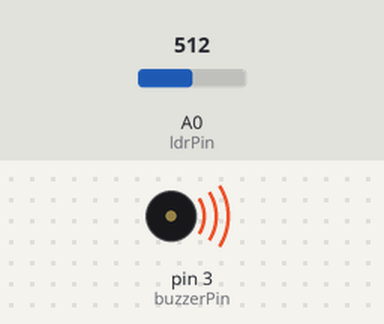
Bench run of a sketch on a simulated Arduino Uno, built with avr-gcc and run on an emulated ATmega328P. Shown: buzzer (waves = sounding). The inputs (shaded band) are chosen by the test bench; at power-on: A0 (ldrPin) = 512.

Above: at 1.25 s.
1.3 s: A0 (ldrPin) set to 109
4.3 s: A0 (ldrPin) set to 90
At 5.5 s:
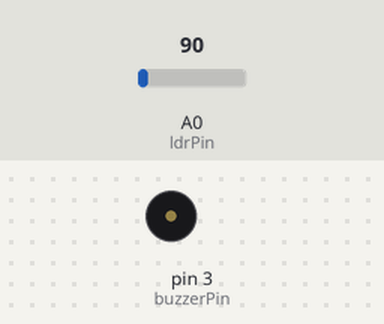
5.8 s: A0 (ldrPin) set to 110
At 5.95 s:
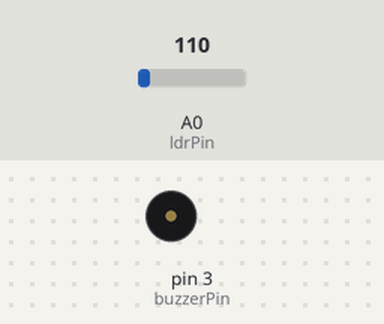
8.8 s: A0 (ldrPin) set to 0
Timing chart, 0 to 11.3 s (numbered marks = the images above; inputs shaded):
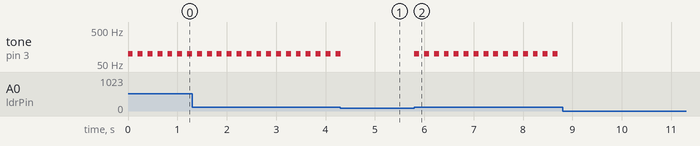

Measured:
- the behaviour switches between 100 and 99 on A0 (ldrPin) (found by bisection; images 0 and 1)
- after the input at 4.3 s, tone on pin 3 (buzzerPin): goes on until 4.3 s, then stays silent
- after the input at 5.8 s, tone on pin 3 (buzzerPin): alternates 100 Hz for 0.10 s and silent for 0.10 s, starting at once
- after the input at 8.8 s, tone on pin 3 (buzzerPin): stops changing and stays silent
- by itself, tone on pin 3 (buzzerPin): alternates 100 Hz for 0.10 s and silent for 0.10 s

The sketch:

ldr_sensor.ino
```cpp
const int buzzerPin = 3;
const int ldrPin = A0;
void setup () {
Serial.begin(9600);
pinMode(buzzerPin, OUTPUT);
pinMode(ldrPin, INPUT); }
void loop() {
int ldrStatus = analogRead(ldrPin);
if (ldrStatus >= 100) {
tone(buzzerPin, 100);
delay(100);
noTone(buzzerPin);
delay(100);
}
else {noTone(buzzerPin);
}
}
```
